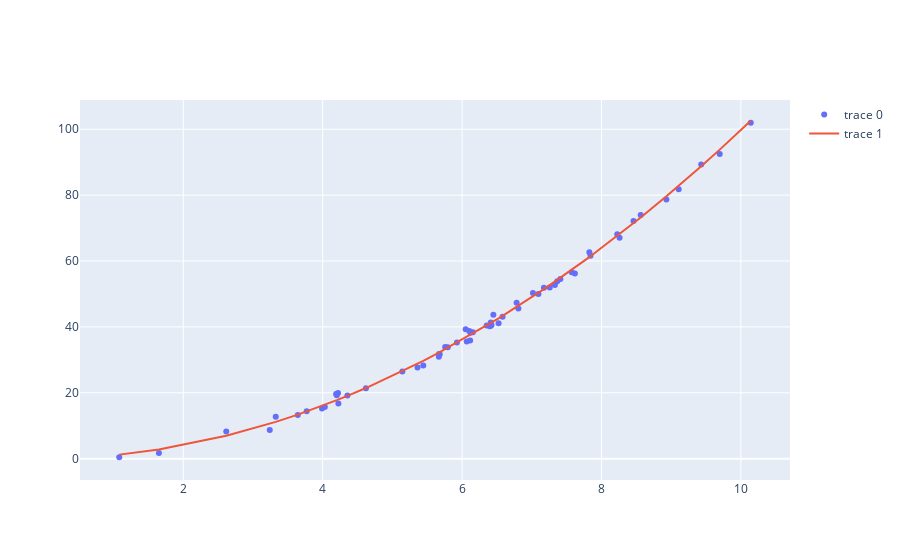

The cell this chart's notebook holds for it:
### Code cell
# px.line(y=y_test)

fig = go.Figure()

fig.add_trace(go.Scatter(x=X_test[:,1],y=reverse_basis(y_test),mode='markers'))
fig.add_trace(go.Scatter(x=np.sort(X_test[:,1]),y=np.sort(reverse_basis(y_pred_reg))))

fig.show()
